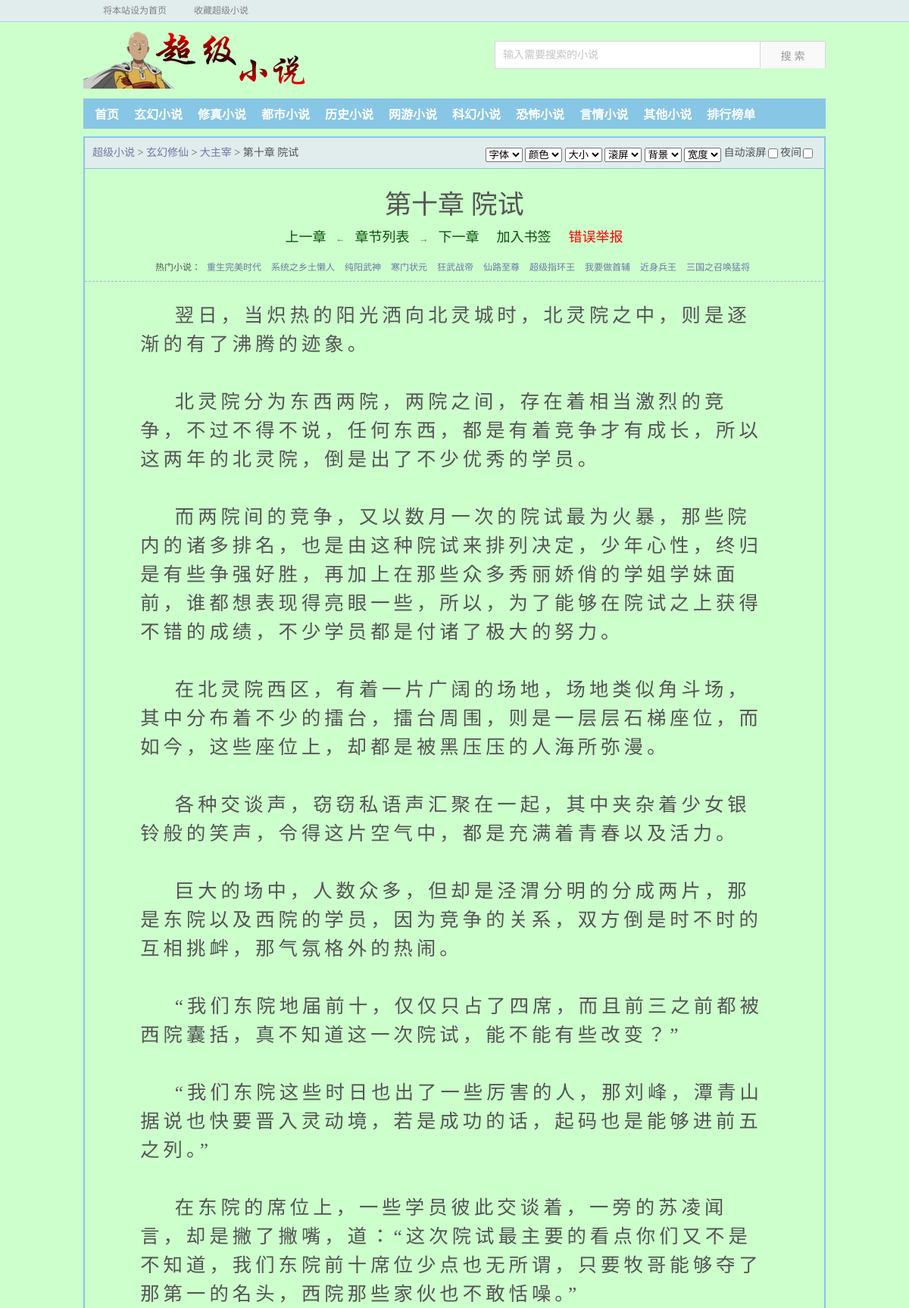
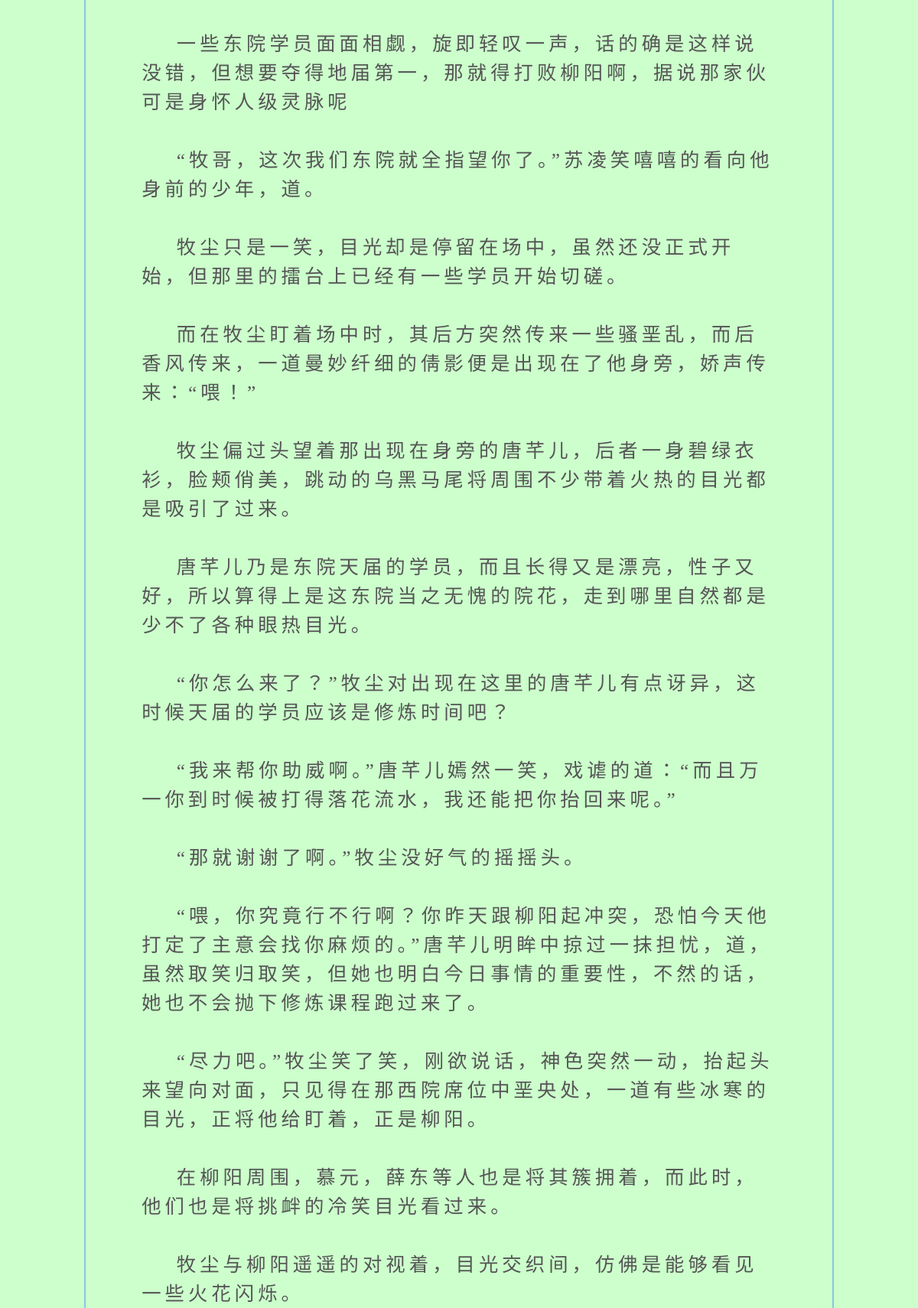
Screenshot of /book/7/10010/ (upper part) with the database file from the repository (2 pictures, top to bottom).
### novel_site/models.py (models this page shows, shortened)
class InfoTable(models.Model):
    title = models.CharField(max_length=70, unique=True)
    category = models.ForeignKey(CategoryTable, verbose_name='category', on_delete=models.CASCADE,
                                 related_name='cate_books', null=True)
    author = models.ForeignKey(AuthorTable, verbose_name='author', on_delete=models.CASCADE,
                               related_name='author_boos', null=True)
    status = models.CharField(max_length=5, null=True)
    update_time = models.DateTimeField(null=True)
    store_des = models.IntegerField(verbose_name='book_table_index', null=True)
    image = models.CharField(max_length=70, verbose_name='image_des', null=True)
    resume = models.CharField(max_length=300, null=True)
    def __str__(self):
        return self.title
    def get_absolute_url(self):
        return reverse('novel_site:info', kwargs={'pk': self.pk})
    @property
    def all_chapters_detail(self):
        return MAP_DICT[str(self.store_des)].objects.filter(title=self.pk)
    @property
    def all_chapters_id_only(self):
        return MAP_DICT[str(self.store_des)].objects.filter(title=self.pk).only('id', 'book_id')

class CategoryTable(models.Model):
    cate = models.CharField(max_length=30, null=True, unique=True)
    category = models.CharField(max_length=20)
    def __str__(self):
        return self.category

class Book(models.Model):
    title = models.ForeignKey(InfoTable, verbose_name='title', on_delete=models.CASCADE,)
    chapter = models.CharField(max_length=70, null=True)
    content = models.TextField()
    need_confirm = models.BooleanField(default=0)
    book_id = models.IntegerField(verbose_name='book_id', null=True)
    def get_absolute_url(self):
        return reverse('novel_site:detail', kwargs={'pk': self.book_id, 'index': self.pk})
    class Meta:
        abstract = True

class BookTableOne(Book):
    def __str__(self):
        return self.chapter

### novel_site/views.py (the view)
# urls.py: url(r'^book/(?P<pk>[0-9]+)/(?P<index>[0-9]+)/$', views.BookView.as_view(), name='detail'),
class BookView(DetailView):
    template_name = 'novel_site/detail.html'
    pk_url_kwarg = 'index'
    def get_adjacent_page(self):  # ??????????
        ll = list(self.book_info.all_chapters_id_only)
        index = ll.index(self.object)
        if index - 1 < 0:
            last_page_url = self.book_info.get_absolute_url()
        else:
            last_page_url = ll[index-1].get_absolute_url()
        if index + 1 < len(ll):
            next_page_url = ll[index+1].get_absolute_url()
        else:
            next_page_url = self.book_info.get_absolute_url()
        return last_page_url, next_page_url
    def get_context_data(self, **kwargs):
        context = super(BookView, self).get_context_data(**kwargs)
        context['book_info'] = self.book_info
        context['last_page'], context['next_page'] = self.get_adjacent_page()
        return context
    def get_queryset(self):
        self.book_info = InfoTable.objects.defer('resume', 'image', 'update_time', 'status').select_related().get(pk=self.kwargs['pk'])
        return self.book_info.all_chapters_detail  # 传给父类的get object，再寻找对应的条目

### novel_site/templates/novel_site/detail.html (shortened to what this page needs)
{% extends 'novel_site/base.html' %}
{% load staticfiles %}
{% block main %}
<div class="content_read">
    <div class="box_con">
        <div class="con_top">
            <a href="/">超级小说</a>
            &gt;
            <a href="{{ book_info.category.get_category_url }}">{{ book_info.category }}</a>
            &gt;
            <a href="{{ book_info.get_absolute_url }}">{{ book_info }}</a>
            &gt; {{ object.chapter }}
            <div id="page_set">
                <select onchange="javascript:setFont(this.options[this.selectedIndex].value);" id="bcolor" name="bcolor">
                    <option value="宋体" selected="selected">字体</option>
                </select>
                <select onchange="javascript:setColor(this.options[this.selectedIndex].value);" id="bcolor" name="bcolor">
                    <option value="#000" selected="selected">颜色</option>
                </select>
                <select onchange="javascript:setSize(this.options[this.selectedIndex].value);" id="bcolor" name="bcolor">
                    <option value="19pt" selected="selected">大小</option>
                </select>
                <select onchange="javascript:setSpeed(this.options[this.selectedIndex].value);" name="scrollspeed" id="scrollspeed">
                    <option value=6 selected="selected">滚屏</option>
                </select>
                <select onchange="javascript:setBGColor(this.options[this.selectedIndex].value);" id="bcolor" name="bcolor">
                    <option value="#CCFFCC" style="background-color: #CCFFCC;" selected="selected">背景</option>
                </select>
                <select onchange="javascript:setWidth(this.options[this.selectedIndex].value);" id="bcolor" name="bcolor">
                    <option value="95%" selected="selected">宽度</option>
                </select>
                <label>自动滚屏</label><input type="checkbox" name="autopage" id="autopage" onchange="javascript:setAutopage();" value="" />
                <label>夜间</label><input type="checkbox" name="night" id="night" onchange="javascript:setNight();" value="" />
            </div>
        </div>
        <div class="bookname">
            <h1>{{ object.chapter }}</h1>
            <div class="bottem1">
                <a href="{{ last_page }}">上一章</a>
                ←
                <a href="{{ book_info.get_absolute_url }}">章节列表</a>
                →
                <a href="{{ next_page }}">下一章</a>
                <a rel="nofollow" href="" target="_blank">加入书签</a>
                <a rel="nofollow" href="" target="_blank" style="color:red">错误举报</a>
            </div>
            <div class="lm">热门小说：
                <a href="http://www.ranwen.org/files/article/80/80203/" target="_blank">重生完美时代</a>
                <a href="http://www.ranwen.org/files/article/77/77388/" target="_blank">系统之乡土懒人</a>
                <a href="http://www.ranwen.org/files/article/80/80020/" target="_blank">纯阳武神</a>
                <a href="http://www.ranwen.org/files/article/81/81814/" target="_blank">寒门状元</a>
                <a href="http://www.ranwen.org/files/article/79/79807/" target="_blank">狂武战帝</a>
                <a href="http://www.ranwen.org/files/article/57/57595/" target="_blank">仙路至尊</a>
                <a href="http://www.ranwen.org/files/article/78/78117/" target="_blank">超级指环王</a>
                <a href="http://www.ranwen.org/files/article/77/77423/" target="_blank">我要做首辅</a>
                <a href="http://www.ranwen.org/files/article/59/59755/" target="_blank">近身兵王</a>
                <a href="http://www.ranwen.org/files/article/73/73312/" target="_blank">三国之召唤猛将</a>
            </div>
        </div>
        <div id="content">
        {{ object.content|safe }}
        </div>
    </div>
</div>
{% endblock main %}

### novel_site/static/novel_site/css/style.css (style rules this page uses)
html,body,ul,ol,li,p,h1,h2,h3,h4,h5,h6,table,td,th,img,div,dl,dt,dd,input,select,form,fieldset { margin:auto;padding:0; }
body { background-color:#CCFFCC;color:#555;font-family:宋体;font-size:12px;margin:0 auto; }
a { color:#6F78A7;text-decoration:none; }
.box_con { border:2px solid #88C6E5; overflow:hidden;width:976px;margin:10px auto; }
.con_top { font-size:14px; border-bottom: #88C6E5 1px solid; text-align:left; padding: 0px 10px; line-height:40px; height:40px; background-color:#E1ECED; }
.con_top #page_set { float:right; text-align:right; height:20px; line-height:20px; padding-right:5px; padding-top:10px; }
.con_top #page_set label { height:13px; vertical-align:text-bottom; margin-top:1px;margin-right: 2px; }
.bookname { border-bottom:1px dashed #88C6E5;line-height:30px;padding-top:10px; margin-bottom:10px; }
.bookname h1 { font:35px/45px 黑体;padding-top:15px;text-align:center; }
.lm { overflow:hidden;text-overflow:ellipsis;white-space:nowrap;padding:3px;text-align:center; }
.lm a { margin:0 5px; }
.box_con #content,.box_con #content div,.box_con #content a { font-family:方正启体简体,"Microsoft YaHei",微软雅黑,宋体;font-size:19pt; letter-spacing:0.2em;line-height:150%;padding-top:15px;width:85%;margin:auto; }
.content_read { overflow:hidden;width:980px;margin:0px auto auto; }
.bottem1 { clear:both!important;text-align:center;width:965px;margin:5px; }
.bottem a,.bottem1 a,.bottem2 a { color:#085308;font-size:18px;margin-left:10px;margin-right:10px; }

### rows the page displays
InfoTable: category "玄幻修仙", title "大主宰"
BookTableOne: chapter "第十章 院试", content "翌日，当炽热的阳光洒向北灵城时，北灵院之中，则是逐渐的有了沸腾的迹象。 北灵院分为东西两院，两院之间，存在着相当激烈的竞争，不过不得不说，任何东西，都是有着竞争才有成长，所以这两年的北灵院，倒是出了不少优秀的学员。 而两院间的竞争，又以数月一次的院试最为火暴，那些院内的诸多排名，也是由这种院试来排列决定，少年心性，终归是有些争强好胜，再加上在那些众多秀丽娇俏的学姐学妹面前，谁都想表现得亮眼一些，所以，为了能够在院试之上获得不错的成绩，不少学员都是付诸了极大的努力。 在北灵院西区，有着一片广阔的场地，场地类似角斗场，其中分布着不少的擂台，擂台周围，则是一层层石梯座位，而如今，这些座位上，却都是被黑压压的人海所弥漫。 各种交谈声，窃窃私语声汇聚在一起，其中夹杂着少女银铃般的笑声，令得这片空气中，都是充满着青春以及活力。 巨大的场中，人数众多，但却是泾渭分明的分成两片，那是东院以及西院的学员，因为竞争的关系，双方倒是时不时的互相挑衅，那气氛格外的热闹。 “我们东院地届前十，仅仅只占了四席，而且前三之前都被西院囊括，真不知道这一次院试，能不能有些改变？” “我们东院这些时日也出了一些厉害的人，那刘峰，潭青山据说也快要晋入灵动境，若是成功的话，起码也是能够进前五之列。” 在东院的席位上，一些学员彼此交谈着，一旁的苏凌闻言，却是撇了撇嘴，道：“这次院试最主要的看点你们又不是不知道，我们东院前十席位少点也无所谓，只要牧哥能够夺了那第一的名头，西院那些家伙也不敢恬噪。” 一些东院学员面面相觑，旋即轻叹一声，话的确是这样说没错，但想要夺得地届第一，那就得打败柳阳啊，据说那家伙可是身怀人级灵脉呢…"
